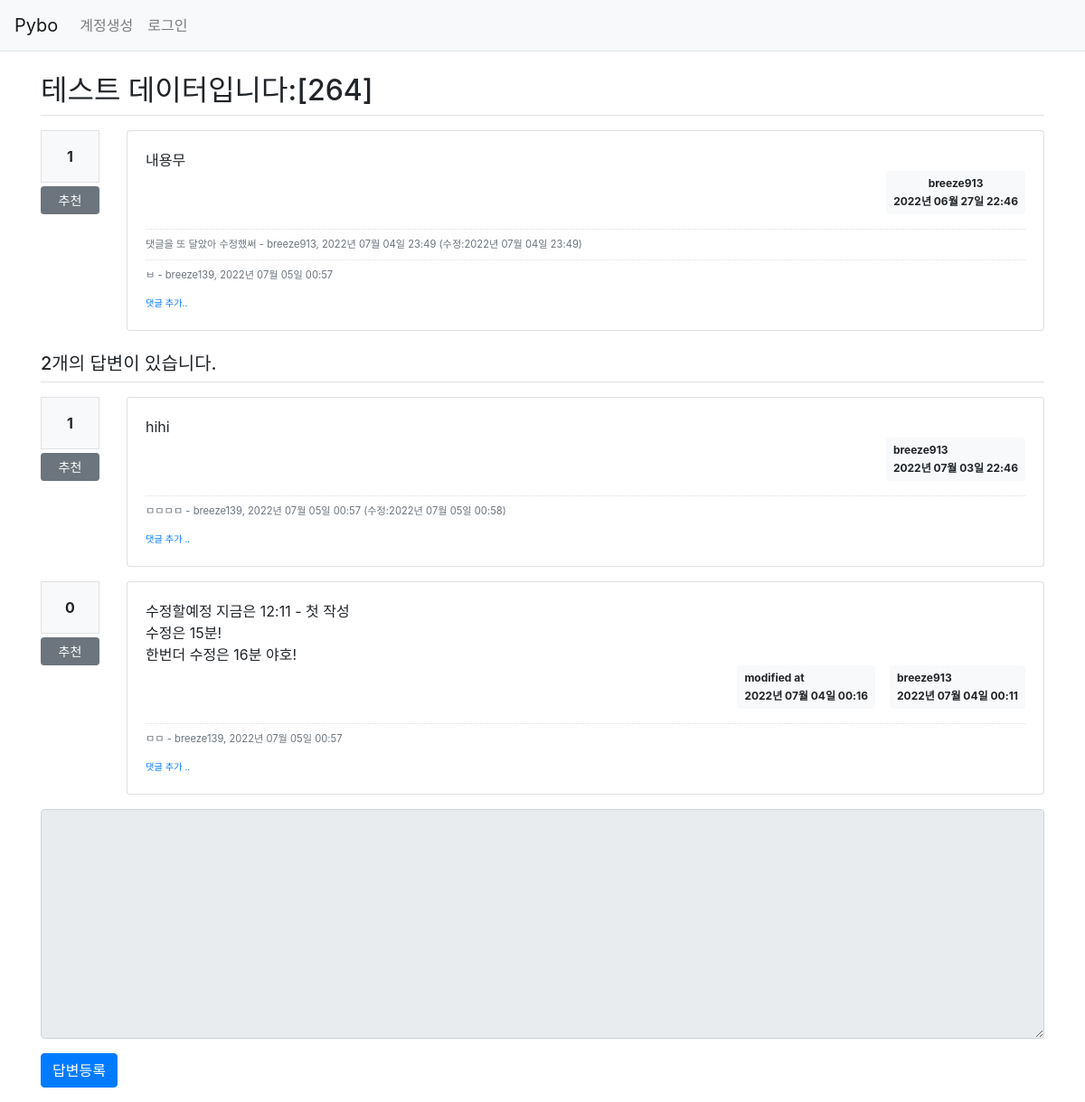
Page /question/detail/271/ on the committed database.
### pybo/models.py (models this page shows)
class Question(db.Model):
    id = db.Column(db.Integer, primary_key=True)
    subject = db.Column(db.String(200), nullable=False)
    content = db.Column(db.Text(), nullable=False)
    create_date = db.Column(db.DateTime(), nullable=False)
    user_id = db.Column(db.Integer, db.ForeignKey(
        'user.id', ondelete='CASCADE'), nullable=False)
    user = db.relationship('User', backref=db.backref('question_set'))
    modify_date = db.Column(db.DateTime(), nullable=True)
    voter = db.relationship('User', secondary=question_voter, backref=db.backref('question_voter_set'))

class User(db.Model):
    id = db.Column(db.Integer, primary_key=True)
    username = db.Column(db.String(150), unique=True, nullable=False)
    password = db.Column(db.String(200), nullable=False)
    email = db.Column(db.String(120), unique=True, nullable=False)

class Comment(db.Model):
    id = db.Column(db.Integer, primary_key=True)
    user_id = db.Column(db.Integer, db.ForeignKey('user.id', ondelete='CASCADE'), nullable=False)
    user = db.relationship('User', backref=db.backref('comment_set'))
    content = db.Column(db.Text(), nullable=False)
    create_date = db.Column(db.DateTime(), nullable=False)
    modify_date = db.Column(db.DateTime())
    question_id = db.Column(db.Integer, db.ForeignKey('question.id', ondelete='CASCADE'), nullable=True)
    question = db.relationship('Question', backref=db.backref('comment_set'))
    answer_id = db.Column(db.Integer, db.ForeignKey('answer.id', ondelete='CASCADE'), nullable=True)
    answer = db.relationship('Answer', backref=db.backref('comment_set'))

class Answer(db.Model):
    id = db.Column(db.Integer, primary_key=True)
    question_id = db.Column(db.Integer, db.ForeignKey('question.id', ondelete='CASCADE'))
    question = db.relationship('Question', backref=db.backref('answer_set',))
    content = db.Column(db.Text(), nullable=False)
    create_date = db.Column(db.DateTime(), nullable=False)
    user_id = db.Column(db.Integer, db.ForeignKey('user.id', ondelete='CASCADE'), nullable=False)
    user = db.relationship('User', backref=db.backref('answer_set'))
    modify_date = db.Column(db.DateTime(), nullable=True)
    voter = db.relationship('User', secondary=answer_voter, backref=db.backref('answer_voter_set'))

### pybo/views/question_views.py (the view)
@bp.route('/detail/<int:question_id>/')
def detail(question_id):
    form = AnswerForm()
    question = Question.query.get_or_404(question_id)
    return render_template('question/question_detail.html',
                           question=question, form=form)

### pybo/forms.py
class AnswerForm(FlaskForm):
    content = TextAreaField('내용', validators=[DataRequired('내용은 필수 입력 항목입니다.')])

### pybo/filter.py (called while the page is built)
def format_datetime(value, fmt="%Y년 %m월 %d일 %H:%M"):
    return value.strftime(fmt)

### pybo/views/auth_views.py (called while the page is built)
@bp.before_app_request
def load_logged_in_user():
    user_id = session.get('user_id')
    if user_id is None:
        g.user = None
    else:
        g.user = User.query.get(user_id)

### pybo/templates/question/question_detail.html (shortened to what this page needs)
{% extends 'base.html' %}
{% block content %}
<div class="container my-3">
    <h2 class="border-bottom py-2">{{ question.subject }}</h2>
    <div class="row my-3">
        <div class="col-1">
            <div class="bg-light text-center p-3 border font-weight-bolder mb-1">{{question.voter|length}}</div>
            <a href="#" data-uri="{{url_for('vote.question', question_id=question.id)}}" class="recommend btn btn-sm btn-secondary btn-block my-1">추천</a>
        </div>
        <div class="col-11">
            <div class="card">
                <div class="card-body">
                    <div class="card-text" style="white-space: pre-line;">{{ question.content }}</div>
                    <div class="d-flex justify-content-end">
                        <div class="badge badge-light p-2">
                            <div class="mb-2">{{ question.user.username }}</div>
                            <div>{{ question.create_date|datetime }}</div>
                        </div>
                    </div>
                    {% if question.comment_set|length > 0 %}
                    <div class="mt-3">
                    {% for comment in question.comment_set %}
                        <div class="comment py-2 text-muted">
                            <span style="white-space: pre-line;">{{ comment.content }}</span>
                            <span>
                                - {{ comment.user.username }}, {{ comment.create_date|datetime }}
                                {% if comment.modify_date %}
                                (수정:{{comment.modify_date|datetime}})
                                {% endif %}
                            </span>
                        </div>
                    {% endfor %}
                    </div>
                    {% endif %}
                    <div>
                        <a href="{{ url_for('comment.create_question', question_id=question.id) }}" class="small"><small>댓글 추가..</small></a>
                    </div>
                </div>
            </div>
        </div>
    </div>
    <h5 class="border-bottom my-3 py-2">{{ question.answer_set|length }}개의 답변이 있습니다.</h5>
    {% for answer in question.answer_set %}
     <div class="row my-3">
        <div class="col-1">
            <div class="bg-light text-center p-3 border font-weight-bolder mb-1">{{answer.voter|length}}</div>
            <a href="#" data-uri="{{url_for('vote.answer', answer_id=answer.id)}}" class="recommend btn btn-sm btn-secondary btn-block my-1">추천</a>
        </div>
         <div class="col-11">
             <div class="card">
                <div class="card-body">
                    <div class="card-text" style="white-space: pre-line;">{{ answer.content }}</div>
                    <div class="d-flex justify-content-end">
                        {% if answer.modify_date %}
                        <div class="badge badge-light p-2 text-left mx-3">
                            <div class="mb-2">modified at</div>
                            <div>{{ answer.modify_date|datetime }}</div>
                        </div>
                        {% endif %}
                        <div class="badge badge-light p-2 text-left">
                            <div class="mb-2">{{ answer.user.username }}</div>
                            <div>{{ answer.create_date |datetime}}</div>
                        </div>
                    </div>
                    {% if answer.comment_set|length > 0 %}
                    <div class="mt-3">
                    {% for comment in answer.comment_set %}
                        <div class="comment py-2 text-muted">
                            <span style="white-space: pre-line; ">{{ comment.content }}</span>
                            <span>
                                - {{ comment.user.username }}, {{ comment.create_date|datetime }}
                                {% if comment.modify_date %}
                                (수정:{{ comment.modify_date|datetime }})
                                {% endif %}
                            </span>
                        </div>
                    {% endfor %}
                    </div>
                    {% endif %}
                    <div>
                        <a href="{{ url_for('comment.create_answer', answer_id=answer.id) }}" class="small"><small>댓글 추가 ..</small></a>
                    </div>
                </div>
            </div>
        </div>
     </div>
    {% endfor %}
    <form action="{{ url_for('answer.create', question_id=question.id) }}" method="post" class="my-3">
        <div class="form-group">
            <textarea {% if not g.user %}disabled{% endif %} name="content" id="content" class="form-control" rows="10"></textarea>
        </div>
        <input type="submit" value="답변등록" class="btn btn-primary">
    </form>
</div>
{% endblock %}

### pybo/static/style.css (style rules this page uses)
.comment { border-top : dotted 1px #ddd; font-size:0.7em; }

### rows in the picture
Question: subject "테스트 데이터입니다:[264]", content "내용무", create_date "2022년 06월 27일 22:46"
User: user.username "breeze913"
Comment: content "댓글을 또 달았아 수정했써", user.username "breeze913", create_date "2022년 07월 04일 23:49", modify_date "2022년 07월 04일 23:49"
Comment: content "ㅂ", user.username "breeze139", create_date "2022년 07월 05일 00:57"
Answer: voter|length "1", content "hihi", user.username "breeze913", create_date "2022년 07월 03일 22:46"
Comment: content "ㅁㅁㅁㅁ", user.username "breeze139", create_date "2022년 07월 05일 00:57", modify_date "2022년 07월 05일 00:58"
Answer: voter|length "0", content "수정할예정 지금은 12:11 - 첫 작성 수정은 15분! 한번더 수정은 16분 야호!", modify_date "2022년 07월 04일 00:16", user.username "breeze913", create_date "2022년 07월 04일 00:11"
Comment: content "ㅁㅁ", user.username "breeze139", create_date "2022년 07월 05일 00:57"

### other values in the picture
{{ question.voter|length }} "1"
{{ question.answer_set|length }} "2"
